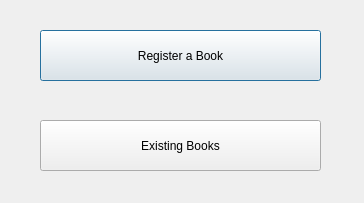
<?xml version="1.0" encoding="UTF-8"?>
<ui version="4.0">
 <class>booksForm</class>
 <widget class="QDialog" name="booksForm">
  <property name="geometry">
   <rect>
    <x>0</x>
    <y>0</y>
    <width>364</width>
    <height>203</height>
   </rect>
  </property>
  <property name="windowTitle">
   <string>Books</string>
  </property>
  <widget class="QPushButton" name="registerABookBtn">
   <property name="geometry">
    <rect>
     <x>40</x>
     <y>30</y>
     <width>281</width>
     <height>51</height>
    </rect>
   </property>
   <property name="text">
    <string>Register a Book</string>
   </property>
  </widget>
  <widget class="QPushButton" name="existingBooksBtn">
   <property name="geometry">
    <rect>
     <x>40</x>
     <y>120</y>
     <width>281</width>
     <height>51</height>
    </rect>
   </property>
   <property name="text">
    <string>Existing Books</string>
   </property>
  </widget>
 </widget>
 <resources/>
 <connections/>
</ui>
